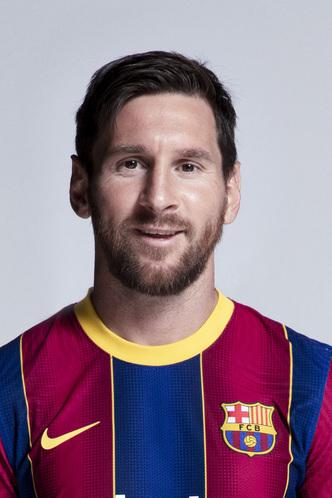
#> input picture Data Science/celeb_sports_classifier/model/test_image/MESSI.jpg, 332 x 498 px
$ jupyter execute --allow-errors Untitled.ipynb   (shell and % lines are left out)
#> lines starting #> are read from the running program, lines starting #| are printed output that depends on the picture
[cell 1]
import numpy as np
import cv2 as cv
import matplotlib
import numpy as np
import pywt
from matplotlib import pyplot as plt

[cell 2]
#croping of  the facial region of the image

[cell 3]
face_cascade = cv.CascadeClassifier('./Haarcascades/haarcascade_frontalface_default.xml')
eye_cascade = cv.CascadeClassifier('./Haarcascades/haarcascade_eye.xml')

[cell 4]
def get_cropped_image(image_path):
#> called with image_path = './test_image/MESSI.jpg'
    img = cv.imread(image_path)
#> img is the input picture: shape (498, 332, 3); mean B, G, R 138.7, 122.3, 145.4
    gray = cv.cvtColor(img, cv.COLOR_BGR2GRAY)
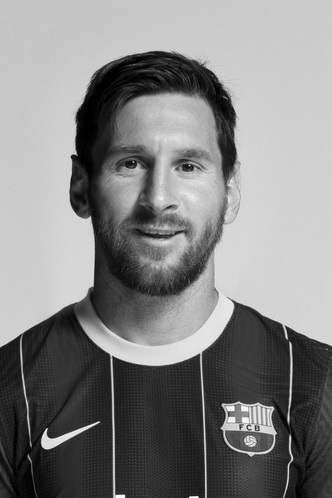
#> gray: shape (498, 332); min 0, max 255, mean 131.1
    faces = face_cascade.detectMultiScale(gray, 1.3, 5)
#> faces = [[80, 102, 162, 162]]
    for (x,y,w,h) in faces:
        roi_gray = gray[y:y+h, x:x+w]
        roi_color = img[y:y+h, x:x+w]
        eyes = eye_cascade.detectMultiScale(roi_gray)
        if len(eyes) >= 2:
            return roi_color
#> this loop made 1 pass
#> (x, y, w, h, eyes) on pass 1: (80, 102, 162, 162, [[31, 44, 37, 37], [87, 45, 38, 38]])
#> pass 1, in get_cropped_image, `roi_gray = gray[y:y+h, x:x+w]`:
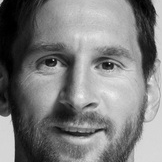
#> roi_gray: shape (162, 162); min 0, max 239, mean 124.9
#> pass 1, in get_cropped_image, `roi_color = img[y:y+h, x:x+w]`:
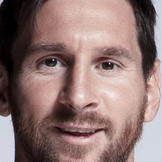
#> roi_color: shape (162, 162, 3); mean B, G, R 114.5, 117.7, 143.1
